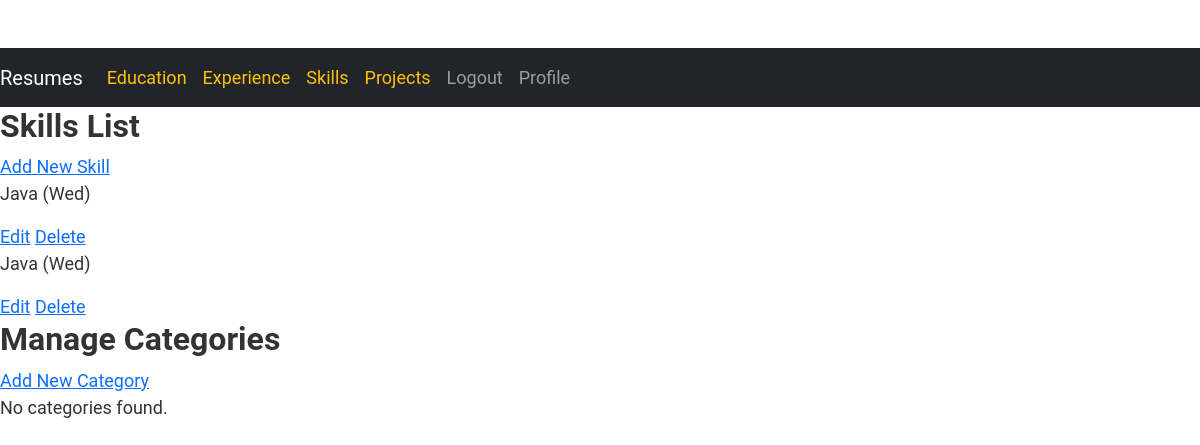
The page /portfolio/skills/ (signed in) on the database as committed earlier.
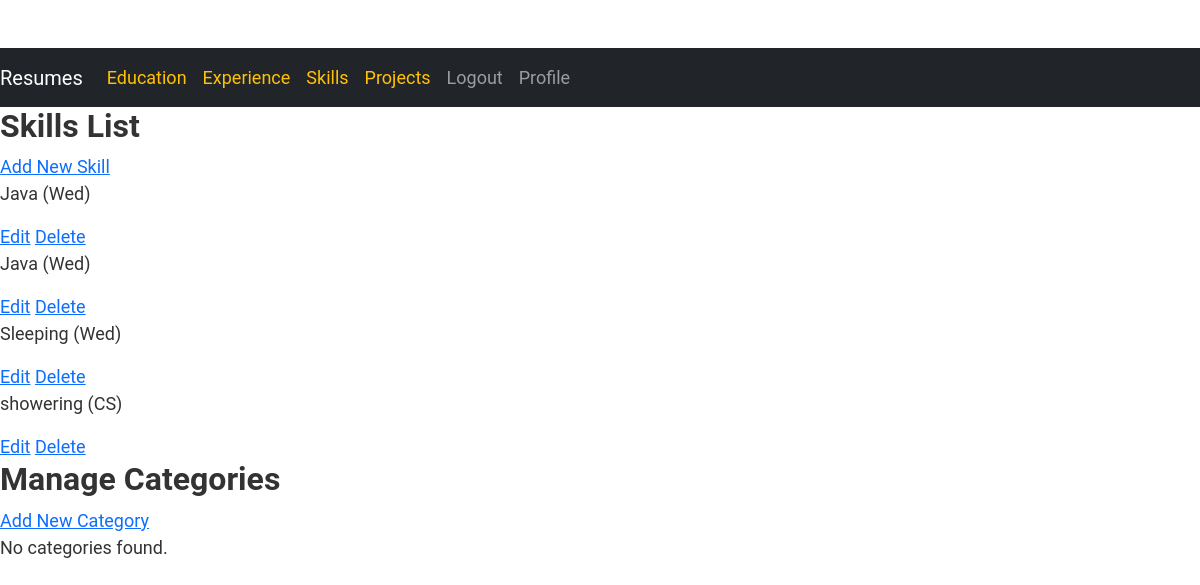
The same page on the database as committed later.
### myapp/models.py (models this page shows, shortened)
class Skill(models.Model):
    name = models.CharField(max_length=100)
    proficiency_level = models.CharField(max_length=100)
    category = models.ForeignKey(Category, on_delete=models.CASCADE)

class Category(models.Model):
    name = models.CharField(max_length=100)
    def __str__(self):
        return self.name

### myapp/views.py (the view)
# urls.py: path('skills/', skill_list, name='skill_list'),
@login_required
def skill_list(request):
    skills = Skill.objects.all()
    return render(request, 'myapp/skill_list.html', {'skill_list': skills})

### myapp/templates/myapp/skill_list.html (shortened to what this page needs)
{% extends 'myapp/base.html' %}
{% block body %}
<h2>Skills List</h2>
<a href="{% url 'myapp:skill_create' %}">Add New Skill</a>
{% for skill in skill_list %}
<div>
    <p>{{ skill.name }} ({{ skill.category }})</p>
    <a href="{% url 'myapp:skill_update' skill.id %}">Edit</a>
    <a href="{% url 'myapp:skill_delete' skill.id %}">Delete</a>
</div>
{% empty %}
<p>No skills found.</p>
{% endfor %}
<h2>Manage Categories</h2>
<a href="{% url 'myapp:category_create' %}">Add New Category</a>
{% for category in category_list %}
<div>
    <p>{{ category.name }}</p>
    <a href="{% url 'myapp:category_update' category.id %}">Edit</a>
    <a href="{% url 'myapp:category_delete' category.id %}">Delete</a>
</div>
{% empty %}
<p>No categories found.</p>
{% endfor %}
{% endblock %}

Rows that differ between the two databases and show on the page:
added Skill: name "Sleeping", category "Wed"
added Skill: name "showering", category "CS"
